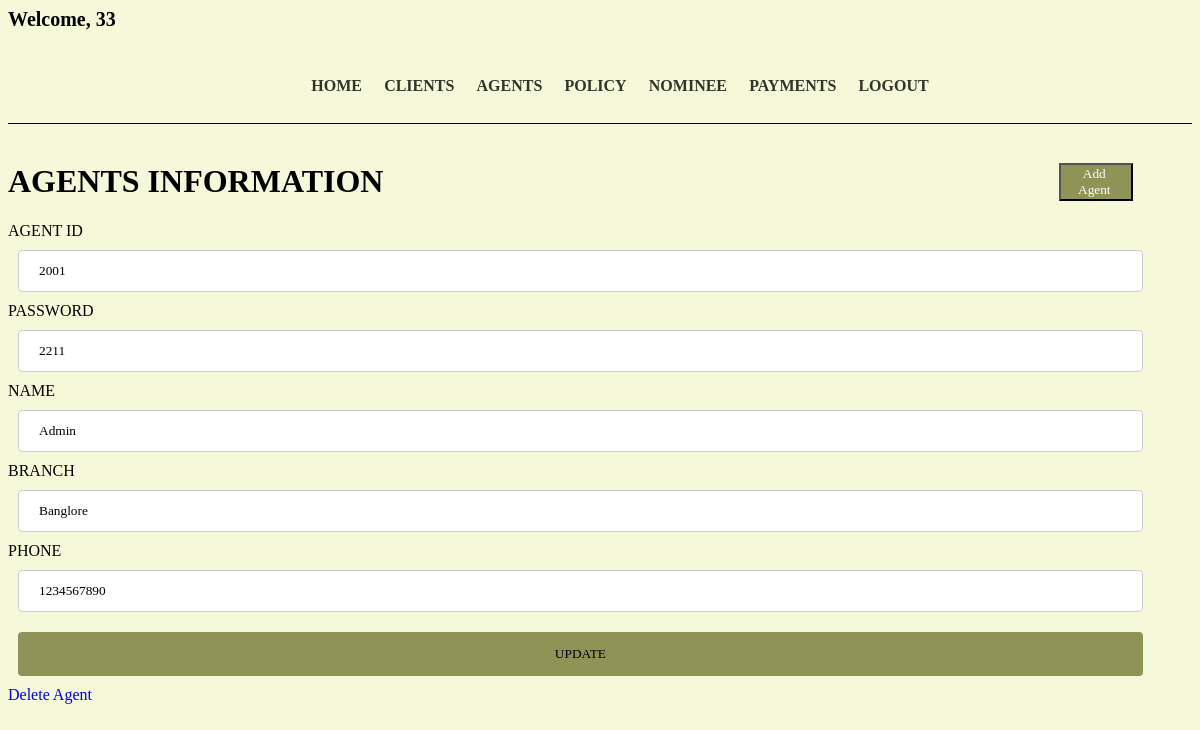
Screenshot of /lims/editAgent.php?agent_id=2001 (signed in) with the database file from the repository.
### tables this page shows
CREATE TABLE `agent` (
  `agent_id` varchar(50) NOT NULL,
  `agent_password` varchar(30) NOT NULL,
  `name` varchar(50) NOT NULL,
  `branch` varchar(50) NOT NULL,
  `phone` varchar(50) NOT NULL
);

### lims/editAgent.php (the view, shortened to what this page needs)
<!DOCTYPE html>
<html>
<head>
</head>
<body>
    <?php
    include 'header.php';
    ?>
    <h1 class="heading">Agents Information
        <button class="btn" textalign="center">
            <a href="addclient.php" class="btn">Add Agent</a>
        </button>
    </h1>
    <?php
    include 'connection.php';
    if ($_SERVER["REQUEST_METHOD"] == "GET") {
        $agent_id = $_GET["agent_id"];
    }
    $sql = "SELECT agent_id, agent_password, name, branch, phone from agent where agent_id='$agent_id'";
    $result = $conn->query($sql);
    echo "<div>\n";
    echo '<form action="updateAgent.php" method="post">';
    echo "<label for=\"fname\">AGENT ID</label>";
    echo "<input type=\"text\" value=\"$agent_id\"name=\"agent_id\"/>" . "</br>";
    while ($row = $result->fetch_assoc()) {
        echo "<label for=\"fname\">PASSWORD</label>";
        echo "<input type=\"text\" agent_id=\"fname\" name=\"agent_password\" placeholder=\"password..\" value=\"$row[agent_password]\">";
        echo "<label for=\"fname\">NAME</label>";
        echo "<input type=\"text\" agent_id=\"fname\" name=\"name\" placeholder=\"Your Name..\" value=\"$row[name]\">";
        echo "<label for=\"fname\">BRANCH</label>";
        echo "<input type=\"text\" agent_id=\"fname\" name=\"branch\" placeholder=\"Your Branch..\" value=\"$row[branch]\">";
        echo "<label for=\"fname\">PHONE</label>";
        echo "<input type=\"text\" agent_id=\"fname\" name=\"phone\" placeholder=\"Your Phone..\" value=\"$row[phone]\">";
    }
    echo "<input type=\"submit\" value=\"UPDATE\">";
    echo "</form>\n";
    echo "<a href='deleteAgent.php?agent_id=" . $agent_id . "'>Delete Agent</a>";
    echo "</div>\n";
    ?>
</body>
</html>

### lims/editAgent.php (style rules this page uses)
input[type=text], select { width: 100%; padding: 10px 13px; margin: 3px 0; display: inline-block; border: 1px solid #ccc; border-radius: 4px; box-sizing: border-box; }
input[type=submit] { width: 100%; background-color: #4CAF50; color: white; padding: 14px 20px; margin: 8px 8px; border: none; border-radius: 4px; cursor: pointer; }
.btn { background-color: #4CAF50; float: right; color: white; text-decoration: none; }
.heading { font-weight: 800; text-transform: uppercase; }
.btn { background-color: #8f9456; color: white; float: right; text-decoration: none; margin-right: 5%; font-family: Georgia; }
input[type=text], select { font-family: Georgia; width: 95%; padding: 12px 20px; margin: 10px; display: inline-block; border: 1px solid #ccc; border-radius: 4px; box-sizing: border-box; }
input[type=submit] { font-family: Georgia; width: 95%; background-color: #8f9456; color: black; padding: 14px 20px; margin: 10px; border: none; border-radius: 4px; cursor: pointer; }
a { text-decoration: none; }

### rows the page displays
agent: agent_password "2211", name "Admin", branch "Banglore", phone "1234567890"

### other values shown
$_SESSION["username"] "33"
